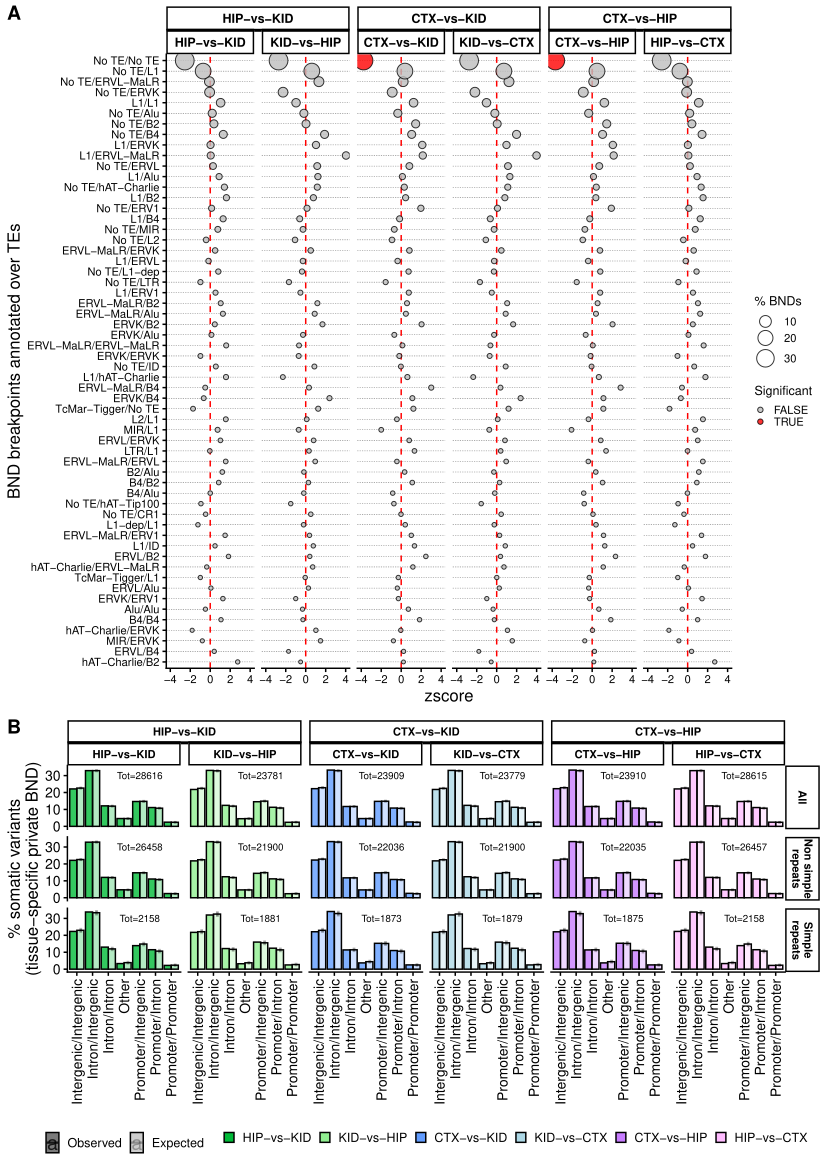

The script that saved this image:
#######################################################################################################################################
#######################################################################################################################################
rm(list = ls())
library(ggplot2)
library(data.table)
library(ggpubr)
library(ggh4x)
library(dplyr)
#######################################################################################################################################
# TE enrichment results
te_enrich <- fread("../../analyses/12_tissuespec_BND_TEs/BND_overlapTEs_res_boot1000.txt",header=T,sep='\t',data.table = F)
# genomic feature results
genfeat <- fread("../../analyses/04_annotate_genomic_features/final_anno_table_ALL_1000.txt",header=T,sep='\t',data.table = F)
genfeat_SR <- fread("../../analyses/04_annotate_genomic_features/final_anno_table_SimpleRep_1000.txt",header=T,sep='\t',data.table = F)
genfeat_normal <- fread("../../analyses/04_annotate_genomic_features/final_anno_table_normal_1000.txt",header=T,sep='\t',data.table = F)
#######################################################################################################################################

### Panel A: TE enrichment
te_enrich$Type2 <- ifelse(te_enrich$comparison=="CTX-vs-HIP"|te_enrich$comparison=="HIP-vs-CTX","CTX-vs-HIP",
                          ifelse(te_enrich$comparison=="CTX-vs-KID"|te_enrich$comparison=="KID-vs-CTX","CTX-vs-KID",
                                 ifelse(te_enrich$comparison=="HIP-vs-KID"|te_enrich$comparison=="KID-vs-HIP","HIP-vs-KID","ERR")))

# select top
topXX <- unique(subset(te_enrich,Obs>15)[,"TE"])
selected <- te_enrich[te_enrich$TE %in% topXX,]


# fill
selected$fill <- ifelse(selected$Enrichment>0,"Enriched","Depleted")

# Reorder cols
df_order <- data.frame("Type2"=c("HIP-vs-KID","CTX-vs-KID","CTX-vs-HIP"))
selected <- merge(df_order,selected,by="Type2",all=T,sort=F)
selected$Type2 <- factor(selected$Type2,levels = unique(selected$Type2))
df_order2 <- data.frame("Type"=c("HIP-vs-KID","KID-vs-HIP",
                                 "CTX-vs-KID","KID-vs-CTX",
                                 "CTX-vs-HIP","HIP-vs-CTX"))
selected <- merge(df_order2,selected,by.x="Type",by.y="comparison",all=T,sort=F)
selected$Type <- factor(selected$Type,levels = unique(selected$Type))

# fill based on fdr
selected$Significant <- ifelse(selected$fdr<0.05 & selected$Obs_perc>5,"TRUE","FALSE")

# order by Obs_perc
selected <- selected[order(selected$Obs_perc,decreasing = F),]
selected$TE <- factor(selected$TE,levels = unique(selected$TE))

#p0=ggplot(selected,aes(x=TE,y=-log10(fdr))) +
p0=ggplot(selected,aes(x=TE,y=zscore)) +
  theme_classic() +
  coord_flip(ylim = c(-4,4)) +
  # to increase readibility
  geom_vline(xintercept = 1:length(unique(selected$TE)),linetype='dashed',linewidth=.1) +
  # line at fdr 0.05
  geom_hline(yintercept = 0,color='red',linetype='dashed') +
  geom_point(aes(size=Obs_perc,fill=Significant),shape=21,alpha=.8) +
  scale_fill_manual(values = c("TRUE"="red","FALSE"="grey")) +
 # scale_fill_gradient(low = "blue",high = "red") +
  facet_nested(~Type2+Type,scales = "free_y",space = "free_y") +
  theme(strip.text.x = element_text(size = 9, colour = "black", angle = 0, face= 'bold')) +
  theme(strip.text.y = element_text(size = 9, colour = "black", angle = -90, face= 'bold')) +
  # y axis
  xlab("BND breakpoints annotated over TEs") +
  theme(axis.text.y=element_text(size = 8,angle = 0, hjust = 1)) +
  theme(axis.title.y = element_text(size=12)) +
  # x axis
  ylab("zscore") +
  theme(axis.text.x=element_text(size = 8,angle = 0, hjust = .5)) +
  theme(axis.title.x = element_text(size=12)) +
  # legend title
  guides(size=guide_legend(title="% BNDs")) +
  #guides(fill=guide_legend(title="")) +
  theme(legend.key.size = unit(0.3, "cm")) +
  theme(legend.spacing.x = unit(.1, 'cm'),legend.spacing.y = unit(.001, 'cm')) + 
  theme(legend.text=element_text(size=8)) +
  theme(legend.title=element_text(size=9))





#######################################################################################################################################

### Panel B: genomif  feat
# Select genomic features for tissue specific BND
genfeat <- subset(genfeat,somatic.anno=="Somatic_tissue_private")
genfeat_SR <- subset(genfeat_SR,somatic.anno=="Somatic_tissue_private")
genfeat_normal <- subset(genfeat_normal,somatic.anno=="Somatic_tissue_private")


### Aggregate annotations found in <2%
inp_ls <- list(genfeat,genfeat_SR,genfeat_normal)
names(inp_ls) <- c("All","Simple\nrepeats","Non simple\nrepeats")
out_ls <- list()
i <- 0
for (inp in inp_ls) {
  i <- i + 1
  # <2%  are classified as Other
  inp$annotation <- ifelse(inp$Obs_perc<=2,"Other",inp$annotation)
  # Obs
  genfeat2 <- aggregate(inp$Obs_perc,by=list(inp$annotation,inp$type),sum)
  names(genfeat2) <- c("annotation","type","Obs_perc")
  # Exp
  genfeat2$Exp_perc <- aggregate(inp$Exp_perc,by=list(inp$annotation,inp$type),sum)[,"x"]
  # Sd
  # Get sd in %
  inp$sd_perc <- inp$sd / inp$Tot * 100
  # Get var (var is cum, sd is not)
  inp$var_perc <- inp$sd_perc^2
  genfeat2$var_perc <- aggregate(inp$var_perc,by=list(inp$annotation,inp$type),sum)[,"x"]
  # convert to sd
  genfeat2$sd_perc <- sqrt(genfeat2$var_perc)
  genfeat2$var_perc <- NULL
  # zscore
  genfeat2$zscore <- (genfeat2$Obs_perc - genfeat2$Exp_perc) / genfeat2$sd_perc
  # pvalue
  genfeat2$pvalue <- 2*pnorm(-abs(genfeat2$zscore))
  # fdr 
  genfeat2$fdr <- p.adjust(genfeat2$pvalue,method = 'fdr')
  
  # bind
  genfeat2$name <- names(inp_ls)[[i]]
  if (i==1){
    final <- genfeat2
  } else {
    final <- rbind(final,genfeat2)
  }
}



### Format for plot
obs <- final[,c("annotation","zscore","Obs_perc","fdr","type","name")]
names(obs)[3] <- c("Perc")
obs$sd_perc <- NA
obs$Type <- "Observed"
exp <- final[,c("annotation","zscore","Exp_perc","fdr","type","name","sd_perc")]
names(exp)[3] <- c("Perc")
exp$Type <- "Expected"
combined <- rbind(obs,exp)

# Modify name
combined$annotation <- ifelse(combined$annotation=="Distal Intergenic","Intergenic",combined$annotation)

# factor
combined$Type <- factor(combined$Type,levels = unique(combined$Type))

# assign fdr to the highest bar
combined$fdr <- ifelse(combined$zscore>0 & combined$Type=="Expected",NA,combined$fdr)
combined$fdr <- ifelse(combined$zscore<0 & combined$Type=="Observed",NA,combined$fdr)

# Get facet
combined$type <- gsub("_","-",combined$type)
combined$Type2 <- ifelse(combined$type=="HIP-vs-KID"|combined$type=="KID-vs-HIP","HIP-vs-KID",
                         ifelse(combined$type=="CTX-vs-KID"|combined$type=="KID-vs-CTX","CTX-vs-KID",
                                ifelse(combined$type=="CTX-vs-HIP"|combined$type=="HIP-vs-CTX","CTX-vs-HIP","ERR")))

# Get pval ***
combined$sign <- ifelse(combined$fdr<0.05&combined$fdr>=0.01,"*",
                        ifelse(combined$fdr<0.01&combined$fdr>=0.001,"**",
                               ifelse(combined$fdr<0.001,"***",NA)))

# Reorder
df_order <- data.frame("Type2"=c("HIP-vs-KID","CTX-vs-KID","CTX-vs-HIP"))
combined <- merge(df_order,combined,by="Type2",all=T,sort=F)
combined$Type2 <- factor(combined$Type2,levels = unique(combined$Type2))
df_order2 <- data.frame("type"=c("HIP-vs-KID","KID-vs-HIP",
                                 "CTX-vs-KID","KID-vs-CTX",
                                 "CTX-vs-HIP","HIP-vs-CTX"))
combined <- merge(df_order2,combined,by="type",all=T,sort=F)
combined$type <- factor(combined$type,levels = unique(combined$type))


# Modify intergenic label (Distal Intergenic --> Intergenic)
combined$annotation <- gsub("Distal ","",combined$annotation)


# Sum SVs for plotting totals
genfeat$name <- "All"
genfeat_SR$name <- "Simple\nrepeats"
genfeat_normal$name <- "Non simple\nrepeats"
tt <- rbind(genfeat,genfeat_normal,genfeat_SR)
totals <- aggregate(tt$Obs,by=list(tt$type,tt$name),sum)
names(totals) <- c("type","name","Tot")
totals$type <- gsub("_","-",totals$type)
totals$Type2 <- ifelse(totals$type=="HIP-vs-KID"|totals$type=="KID-vs-HIP","HIP-vs-KID",
                       ifelse(totals$type=="CTX-vs-KID"|totals$type=="KID-vs-CTX","CTX-vs-KID",
                              ifelse(totals$type=="CTX-vs-HIP"|totals$type=="HIP-vs-CTX","CTX-vs-HIP","ERR")))

# Reorder
totals <- merge(df_order,totals,by="Type2",all=T,sort=F)
totals$Type2 <- factor(totals$Type2,levels = unique(totals$Type2))
totals <- merge(df_order2,totals,by="type",all=T,sort=F)
totals$type <- factor(totals$type,levels = unique(totals$type))


p1=ggplot(data=combined,aes(x=annotation,y=Perc,fill=type,alpha=Type)) +
  theme_classic() +
  geom_bar(stat='identity',position = position_dodge(),color='black') +
  # error bars
  geom_errorbar(aes(ymin=Perc-sd_perc, ymax=Perc+sd_perc),
                width=0.35,position = position_dodge(1),linewidth=.8) +
  # facet
  facet_nested(name~Type2+type) +
  theme(strip.text.x = element_text(size = 8, colour = "black", angle = 0, face= 'bold')) +
  theme(strip.text.y = element_text(size = 8, colour = "black", face= 'bold')) +
  scale_alpha_manual(values = c("Observed"=.8,"Expected"=.3)) +
  # x axis
  xlab("none") +
  #theme(axis.text.x=element_text(size = 8,angle = 90, hjust = 1,vjust = .5)) +
  theme(axis.text.x=element_text(size = 10,angle = 90, hjust = 1,vjust = .5)) +
  theme(axis.title.x = element_text(size=0)) +
  # y axis
  ylab("% somatic variants\n(tissue-specific private BND)") +
  theme(axis.text.y=element_text(size = 10)) +
  theme(axis.title.y = element_text(size=12)) +
  # legend pos and title
  theme(legend.position = "bottom") +
  theme(legend.title = element_blank()) +
  # Add line at 100%
  #  geom_hline(yintercept = 100,linetype='dashed',size=.3) +
  # legend spacing
  theme(legend.key.size = unit(0.3, "cm")) +
  theme(legend.spacing.x = unit(.1, 'cm'),legend.spacing.y = unit(.1, 'cm')) +
  # add stat
  geom_text(aes(label=sign),size=5) +
  # scale colors
  scale_fill_manual(values = c("CTX-vs-KID"="#619CFF","KID-vs-CTX"="lightblue",
                               "HIP-vs-KID"="#00BA38","KID-vs-HIP"="lightgreen",
                               "CTX-vs-HIP"="#C77CFF","HIP-vs-CTX"="plum1")) +
  guides(fill=guide_legend(nrow=1,byrow=TRUE)) +
  # add label
  geom_text(data=totals,aes(x=5,y=30,label=paste0("Tot=",Tot)),alpha=1,size=2.5)
#######################################################################################################################################

#######################################################################################################################################

#ff=ggarrange(p0,p1,labels = c("A","B"),nrow=2,heights = c(.61,.39))
ff=ggarrange(p0,p1,labels = c("A","B"),nrow=2,heights = c(.61,.39))

#ggsave(filename='FigS3.pdf',plot=ff,width=210,height=297*2/3,units='mm')
ggsave(filename='FigS3.pdf',plot=ff,width=210,height=297,units='mm')
